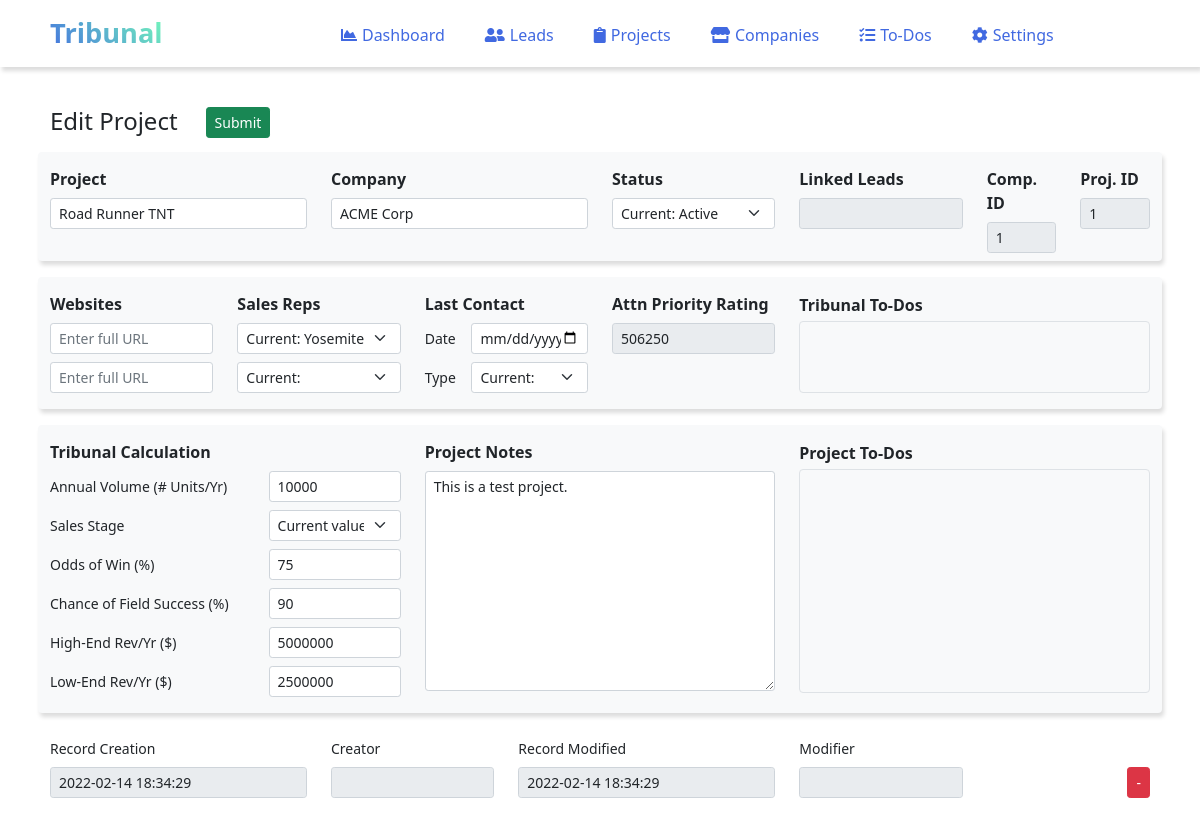
/projects.edit.php?id=1, run on the app's committed database.
### tables this page shows
CREATE TABLE `projects` (
  `id` int(11) NOT NULL AUTO_INCREMENT,
  `proj_name` varchar(25) NOT NULL,
  `companyID` int(11),
  `co_name` varchar(255),
  `co_type` varchar(20),
  `project_status` varchar(15),
  `linkedleads` int(11),
  `rep1` varchar(30),
  `rep2` varchar(30),
  `website1` varchar(50),
  `website2` varchar(50),
  `notes` text,
  `units_annual` int(11) DEFAULT 0,
  `stage` int(5) DEFAULT 0,
  `odds_win` int(5) DEFAULT 0,
  `chance_success` int(5) DEFAULT 0,
  `rev_high_annual` int(20) DEFAULT 0,
  `rev_low_annual` int(20) DEFAULT 0,
  `attn_priority` int(50),
  `meeting_held` boolean,
  `meeting_held_date` date,
  `lastcontact_date` date,
  `lastcontact_type` varchar(20),
  `created_at` datetime DEFAULT current_timestamp(),
  `created_by` varchar(50),
  `modified_at` datetime on update current_timestamp() NOT NULL DEFAULT current_timestamp(),
  `modified_by` varchar(50),
  PRIMARY KEY (`id`)
);

### inc/autoloader.inc.php (called while the page is built, shortened)
<?php
function myAutoLoader($className){
    $url = $_SERVER['HTTP_HOST'].$_SERVER['REQUEST_URI'];
	if(strpos($url, 'inc') !== false){
		$path = '../classes/';
	} else {
		$path = 'classes/';
	}
	$extension = '.class.php';
}
?>

### classes/Projects.class.php (called while the page is built, shortened)
<?php
class Projects extends Dbh {
    protected function getProjectEdit(){
        $id = $_GET['id'];
        $sql = 'SELECT * FROM projects where id = '.$id;
        $stmt = $this->connect()->query($sql);
        $project = $stmt->fetch();
        return $project;
    }
}
?>

### classes/Dbh.class.php (called while the page is built, shortened)
<?php
class Dbh {
  private $host = "localhost";
  private $user = "root";
  private $pwd = "123!@#";
  private $dbName = "tribunal";
  public function connect(){
    try {
      $dsn = 'mysql:host=' . $this->host . ';dbname='. $this->dbName;
      $this->conn = new PDO($dsn, $this->user, $this->pwd);
      $this->conn->setAttribute(PDO::ATTR_DEFAULT_FETCH_MODE, PDO::FETCH_ASSOC);
      $this->conn->setAttribute(PDO::ATTR_ERRMODE, PDO::ERRMODE_EXCEPTION);
      return $this->conn;
    }
    catch(PDOException $e) {
      echo "Connection Error: " . $e->getMessage();
    }
  }
}
?>

### classes/ViewProjects.class.php (called while the page is built, shortened)
<?php
class ViewProjects extends Projects {
    public function showProjectEdit(){
        $projects = $this->getProjectEdit();
        return $projects;
    }
}
?>

### projects.edit.php (the view, shortened to what this page needs)
<?php
include 'inc/autoloader.inc.php';
include 'inc/header.inc.php';
include 'inc/nav.inc.php';
$object = new ViewProjects();
$project = $object->showProjectEdit();
?>
<div class="col-11 mx-auto">
    <br>
    <form method="POST" action="" class="mb-4">
        <div class="d-flex flex-row mt-3 mb-2">
            <div class="" style="margin:0px 20px 0px 0px;">
                <h4>Edit Project</h4>
            </div>
            <div class="px-2">
                <button type="submit" name="submit" class="btn btn-sm btn-success">Submit</button>
            </div>
        </div>
        <div class="row py-2 mb-3 bg-light rounded" style="box-shadow: 2px 4px 4px #ddd;">
            <div class="col-3">
                <div class="form-group">
                    <label for="proj_name" class="col-form-label"><strong>Project</strong></label>
                    <div class="">
                        <input type="text" name="proj_name" class="form-control form-control-sm" value="<?php echo $project['proj_name']; ?>">
                    </div>
                </div>
            </div>
            <div class="col-3">
                <div class="form-group">
                    <label for="co_name" class="col-form-label"><strong>Company</strong></label>
                    <div class="">
                        <input type="text" name="co_name" class="form-control form-control-sm" value="<?php echo $project['co_name']; ?>">
                    </div>
                </div>
            </div>
            <div class="col-2">
                <div class="form-group">
                    <label for="project_status" class="col-form-label"><strong>Status</strong></label>
                    <div class="">
                        <select id="project_status" name="project_status" size="1" class="form-select form-select-sm" >
                            <option value="<?php echo $project['project_status']; ?>">Current: <?php echo $project['project_status']; ?></option>
                        </select>
                    </div>
                </div>
            </div>
            <div class="col-2">
                <div class="form-group">
                    <label for="linkedleads" class="col-form-label"><strong>Linked Leads</strong></label>
                    <div class="">
                        <input type="text" name="linkedleads" class="form-control form-control-sm" readonly>
                    </div>
                </div>
            </div>
            <div class="col-1">
                <div class="form-group" >
                    <label for="companyID" class="col-form-label"><strong>Comp. ID</strong></label>
                    <div class="">
                        <input id="companyID" type="text" name="companyID" class="form-control form-control-sm" value="<?php echo $project['companyID']; ?>" readonly>
                    </div>
                </div>
            </div>
            <div class="col-1">
                <div class="form-group" >
                    <label for="id" class="col-form-label"><strong>Proj. ID</strong></label>
                    <div class="mb-2">
                        <input type="text" name="id" class="form-control form-control-sm" value="<?php echo $project['id']; ?>" readonly>
                    </div>
                </div>
            </div>
        </div>
        <div class="row py-2 mb-3 bg-light rounded" style="box-shadow: 2px 4px 4px #ddd;">
            <div class="col-2">
                <div class="form-group">
                    <label for="website1" class="col-form-label"><strong>Websites</strong></label>
                    <div class="mb-2">
                        <input type="text" name="website1" class="form-control form-control-sm" value="<?php echo $project['website1']; ?>" placeholder="Enter full URL">
                    </div>
                    <div class="mb-2">
                        <input type="text" name="website2" class="form-control form-control-sm" value="<?php echo $project['website2']; ?>" placeholder="Enter full URL">
                    </div>
                </div>
            </div>
            <div class="col-2">
                <div class="form-group">
                    <label for="rep1" class="col-form-label"><strong>Sales Reps</strong></label>
                    <div class="mb-2">
                        <select id="rep1" name="rep1" size="1" class="form-select form-select-sm" >
                            <option value="<?php echo $project['rep1']; ?>"><strong>Current: <?php echo $project['rep1']; ?></strong></option>
                        </select>
                    </div>
                    <div class="">
                        <select id="rep2" name="rep2" size="1" class="form-select form-select-sm" >
                            <option value="<?php echo $project['rep2']; ?>"><strong>Current: <?php echo $project['rep2']; ?></strong></option>
                        </select>
                    </div>
                </div>
            </div>
            <div class="col-2">
                <div class="form-group">
                    <label for="" class="col-form-label"><strong>Last Contact</strong></label>
                    <div class="row">
                        <label for="lastcontact_date" class="col-3 col-form-label-sm">Date</label>
                        <div class="col-9 mb-2">
                            <input type="date" name="lastcontact_date" class="form-control form-control-sm" value="<?php echo $project['lastcontact_date']; ?>" >
                        </div>
                    </div>
                    <div class="row">
                        <label for="lastcontact_type" class="col-3 col-form-label-sm">Type</label>
                        <div class="col-9">
                            <select id="lastcontact_type" name="lastcontact_type" size="1" class="form-select form-select-sm" >
                                <option value="<?php echo $project['lastcontact_type']; ?>">Current: <?php echo $project['lastcontact_type']; ?></option>
                            </select>
                        </div>
                    </div>
                </div>
            </div>
            <div class="col-2">
                <div class="form-group">
                    <label for="attn_priority" class="col-form-label"><strong>Attn Priority Rating</strong></label>
                    <input type="text" name="attn_priority" class="form-control form-control-sm" value="<?php echo $project['attn_priority']; ?>" readonly>
                </div>
            </div>
            <div class="col-4">
                <div class="row mb-1">
                    <label class="pt-2"><strong>Tribunal To-Dos</strong></label>
                </div>
                <div class="h-75 w-100 d-inline-block bg-light border rounded" style="max-height:4.5em;">
                    <div class="px-2 py-1">
                    </div>
                </div>
            </div>
        </div>
        <div class="row py-2 mb-3 bg-light rounded" style="box-shadow: 2px 4px 4px #ddd;">
            <div class="col-4">
                <label for="" class="col-form-label"><strong>Tribunal Calculation</strong></label>
                <div class="form-group row mb-2">
                    <label for="units_annual" class="col-7 col-form-label-sm">Annual Volume (# Units/Yr)</label>
                    <div class="col-5">
                        <input type="text" name="units_annual" class="form-control form-control-sm" value="<?php echo $project['units_annual']; ?>" >
                    </div>
                </div>
                <div class="form-group row mb-2">
                    <label for="stage" class="col-7 col-form-label-sm">Sales Stage</label>
                    <div class="col-5">
                        <select id="stage" name="stage" size="1" class="form-select form-select-sm" >
                            <option value="<?php echo $project['stage']; ?>"><strong>Current value: <?php echo $project['stage']; ?></strong></option>
                        </select>
                    </div>
                </div>
                <div class="form-group row mb-2">
                    <label for="odds_win" class="col-7 col-form-label-sm">Odds of Win (%)</label>
                    <div class="col-5">
                        <input type="text" name="odds_win" class="form-control form-control-sm" value="<?php echo $project['odds_win']; ?>" >
                    </div>
                </div>
                <div class="form-group row mb-2">
                    <label for="chance_success" class="col-7 col-form-label-sm">Chance of Field Success (%)</label>
                    <div class="col-5">
                        <input type="text" name="chance_success" class="form-control form-control-sm" value="<?php echo $project['chance_success']; ?>" >
                    </div>
                </div>
                <div class="form-group row mb-2">
                    <label for="rev_high_annual" class="col-7 col-form-label-sm">High-End Rev/Yr ($)</label>
                    <div class="col-5">
                        <input type="text" name="rev_high_annual" class="form-control form-control-sm" value="<?php echo $project['rev_high_annual']; ?>" >
                    </div>
                </div>
                <div class="form-group row">
                    <label for="rev_low_annual" class="col-7 col-form-label-sm">Low-End Rev/Yr ($)</label>
                    <div class="col-5 mb-2">
                        <input type="text" name="rev_low_annual" class="form-control form-control-sm" value="<?php echo $project['rev_low_annual']; ?>" >
                    </div>
                </div>
            </div>
            <div class="col-4">
                <div class="form-group">
                    <label for="notes" class="col-form-label"><strong>Project Notes</strong></label>
                    <div class="">
                        <textarea name="notes" class="form-control form-control-sm" rows="10" ><?php echo $project['notes']; ?></textarea>
                    </div>
                </div>
            </div>
            <div class="col-4">
                <div class="row mb-1">
                    <div class="col-10">
                        <label class="pt-2"><strong>Project To-Dos</strong></label>
                    </div>
                    <div class="col-2 text-end">
                    </div>
                </div>
                <div class="h-100 w-100 d-inline-block bg-light border rounded" style="overflow-y:scroll; overflow-x: hidden; max-height:14em;">
                    <div class="px-2 py-1">
                    </div>
                </div>
            </div>
        </div>
        <div class="row mb-4">
            <div class="col-3">
                <div class="form-group">
                    <label for="created_at" class="col-form-label"><small>Record Creation</small></label>
                    <div>
                        <input type="text" name="created_at" class="form-control form-control-sm" value="<?php echo $project['created_at']; ?>" readonly>
                    </div>
                </div>
            </div>
            <div class="col-2">
                <div class="form-group">
                    <label for="created_by" class="col-form-label"><small>Creator</small></label>
                    <div>
                        <input type="text" name="created_by" class="form-control form-control-sm" value="<?php echo $project['created_by']; ?>" readonly>
                    </div>
                </div>
            </div>
            <div class="col-3">
                <div class="form-group">
                    <label for="modified_at" class="col-form-label"><small>Record Modified</small></label>
                    <div>
                        <input type="text" name="modified_at" class="form-control form-control-sm" value="<?php echo $project['modified_at']; ?>" readonly>
                    </div>
                </div>
            </div>
            <div class="col-2">
                <div class="form-group">
                    <label for="modified_by" class="col-form-label"><small>Modifier</small></label>
                    <div>
                        <input type="text" name="modified_by" class="form-control form-control-sm" value="<?php echo $project['modified_by']; ?>" readonly>
                    </div>
                </div>
            </div>
            <div class="col-2">
                <div class="form-group text-end">
                    <label for="delete" class="col-form-label"><small>&nbsp;</small></label>
                    <div>
                        <button type="button" class="btn btn-sm btn-danger" data-bs-toggle="modal" data-bs-target="#deleteModal">-</button>
                    </div>
                </div>
            </div>
        </div>
    </form>
</div>
<?php include 'inc/footer.inc.php'; ?>

### data on the page
projects: proj_name "Road Runner TNT", co_name "ACME Corp", companyID "1", id "1", attn_priority "506250", units_annual "10000", odds_win "75", chance_success "90", rev_high_annual "5000000", rev_low_annual "2500000", notes "This is a test project.", created_at "2022-02-14 18:34:29", modified_at "2022-02-14 18:34:29"
